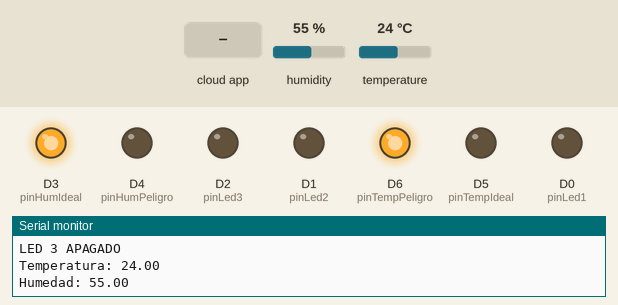
This sketch was run on a simulated ESP8266 (NodeMCU). Shown: output pins drawn as LEDs (lit = HIGH), the last lines printed to the serial monitor. The inputs (shaded band) are chosen by the test bench; at power-on: humidity 55 %, temperature 24 °C. WiFi joins after 1.5 s; servers stay silent unless stated; the Firebase database answers and starts empty.

Above: at 2.7 s.
2.8 s: the phone or cloud app sets led1 to 1
At 8.2 s:
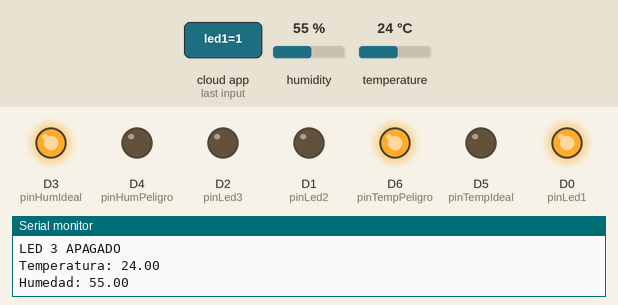
9.2 s: humidity set to 41 %
14.8 s: humidity set to 38 %
At 20.6 s:
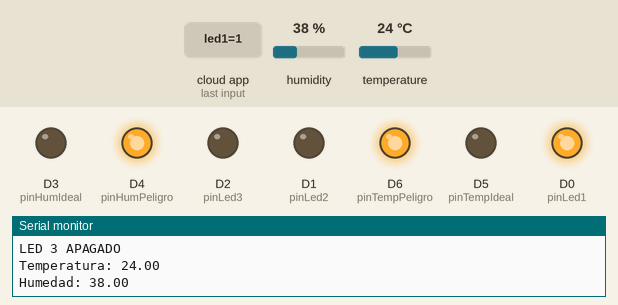
20.9 s: the phone or cloud app sets led2 to 1
At 25.9 s:
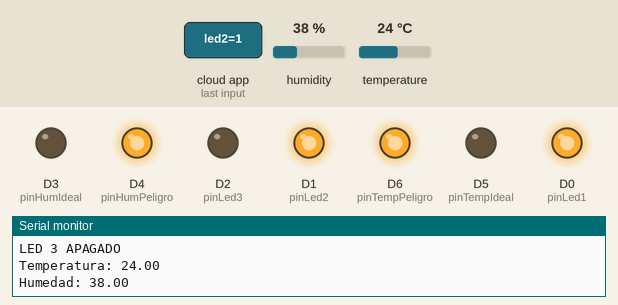
26.5 s: the phone or cloud app sets led3 to 1
At 31.7 s:
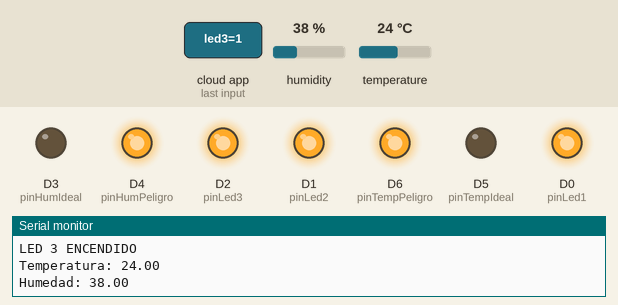
32.3 s: temperature set to 22 °C
At 37.6 s:
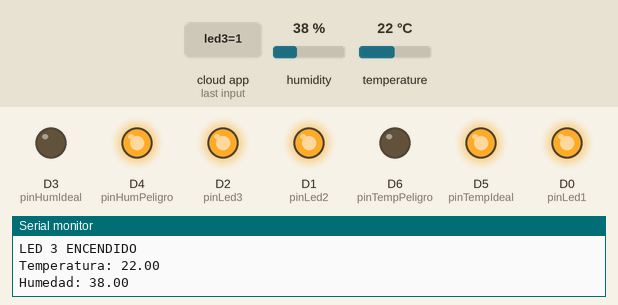
Timing chart, 0 to 39.1 s (numbered marks = the images above; inputs shaded):
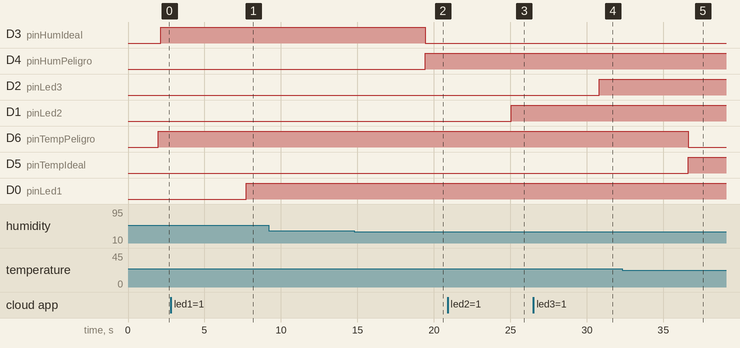

Measured:
- the behaviour switches between 40 and 39 % on humidity (found by bisection; images 1 and 2)
- the behaviour switches between 24 and 23 °C on temperature (found by bisection; images 4 and 5)
- after the input at 2.8 s, D0 (pinLed1): LOW → HIGH after 4.9 s
- after the input at 14.8 s, D3 (pinHumIdeal): HIGH → LOW after 4.6 s; D4 (pinHumPeligro): LOW → HIGH after 4.6 s
- after the input at 20.9 s, D1 (pinLed2): LOW → HIGH after 4.2 s
- after the input at 26.5 s, D2 (pinLed3): LOW → HIGH after 4.3 s
- after the input at 32.3 s, D6 (pinTempPeligro): HIGH → LOW after 4.3 s; D5 (pinTempIdeal): LOW → HIGH after 4.3 s

The sketch:

codigo_fuente_poryecto_arduino.ino
```cpp
/*******
 * EJERCICIO ARDUINO FIIREBASE
 */

#include <ESP8266WiFi.h>
#include <FirebaseArduino.h>

// Set these to run example.
#define FIREBASE_HOST "iottecsupjh.firebaseio.com"
#define FIREBASE_AUTH "kZc8dKxPu2o3ZfDX0hxnE0QxXdukT0HkPuZLQ0Mk"
#define WIFI_SSID "MOVISTAR_D920"
#define WIFI_PASSWORD "Egsa2QpsYgdxjmL4j62j"


// LIbrerias para el sensor de temperatura y humedad
#include "DHT.h"
#define DHTTYPE DHT11
//declaramos el pin digital del sensor
int pinSensor = D7;

//inicializamos el sensor DHT11
DHT dht(pinSensor, DHTTYPE);


//Declarando los pines de los led
int pinLed1 = D0;
int pinLed2 = D1;
int pinLed3 = D2;

//Declaramos los pines de los led de estado de temperatura
int pinTempIdeal = D5;
int pinTempPeligro = D6;

//Declaramos los pines de los led de estado de temperatura
int pinHumIdeal = D3;
int pinHumPeligro = D4;

void setup() {
  //DECLARANDO EL MODO DE LOS PINES EN EL SETUP
  pinMode(pinLed1, OUTPUT);
  pinMode(pinLed2, OUTPUT);
  pinMode(pinLed3, OUTPUT);

  pinMode(pinTempIdeal, OUTPUT);
  pinMode(pinHumIdeal, OUTPUT);

  pinMode(pinTempPeligro, OUTPUT);
  pinMode(pinHumPeligro, OUTPUT);

  Serial.begin(9600);

   //comenzamos el sensor DHT
  dht.begin();


  // connect to wifi.
  WiFi.begin(WIFI_SSID, WIFI_PASSWORD);
  Serial.print("connecting");
  while (WiFi.status() != WL_CONNECTED) {
    Serial.print(".");
    delay(500);
  }
  Serial.println();
  Serial.print("connected: ");
  Serial.println(WiFi.localIP());

  Firebase.begin(FIREBASE_HOST, FIREBASE_AUTH);
}

void loop() {

  //Lectura  simple
  String led1 = Firebase.getString("led/led1");
  String led2 = Firebase.getString("led/led2");
  String led3 = Firebase.getString("led/led3");
  Serial.println(led1);
  Serial.println(led2);
  Serial.println(led3);

 if(led1.equals("1")){
    Serial.println("LED 1 ENCENDIDO");
    digitalWrite(pinLed1, HIGH);
  }else{
    Serial.println("LED 1 APAGADO");
    digitalWrite(pinLed1, LOW);
  }
  if(led2.equals("1")){
    Serial.println("LED 2 ENCENDIDO");
    digitalWrite(pinLed2, HIGH);
  }else{
    Serial.println("LED 2 APAGADO");
    digitalWrite(pinLed2, LOW);
  }
  if(led3.equals("1")){
    Serial.println("LED 3 ENCENDIDO");
    digitalWrite(pinLed3, HIGH);
  }else{
    Serial.println("LED 3 APAGADO");
    digitalWrite(pinLed3, LOW);
  }

  // Esribir en modo simple
  float temp = readTemperatura();

  if (temp < 18 || temp > 23){
    digitalWrite(pinTempIdeal, LOW);
    digitalWrite(pinTempPeligro, HIGH);
  }else {
    digitalWrite(pinTempPeligro, LOW);
    digitalWrite(pinTempIdeal, HIGH);
  }

  if (isnan(temp)){
      Serial.println("Error obteniendo los datos del sensor de temperatura");
      return;
    }

  Serial.print("Temperatura: ");
  Serial.println(temp);
  Firebase.setFloat("temp", temp);
  // handle error
  if (Firebase.failed()) {
      Serial.print("Error de actualización:");
      Serial.println(Firebase.error());
      return;
  }
  float hum = readHumedad();

  if (hum < 40 || hum > 55){
    digitalWrite(pinHumIdeal, LOW);
    digitalWrite(pinHumPeligro, HIGH);
  }else {
    digitalWrite(pinHumPeligro, LOW);
    digitalWrite(pinHumIdeal, HIGH);
  }

  if (isnan(hum)){
      Serial.println("Error obteniendo los datos del sensor de humedad");
      return;
    }

  Serial.print("Humedad: ");
  Serial.println(hum);
  Firebase.setFloat("hum", hum);
  // handle error
  if (Firebase.failed()) {
      Serial.print("Error de actualización:");
      Serial.println(Firebase.error());
      return;
  }
  delay(5000);
}
float readTemperatura()
{
    float t = dht.readTemperature();
    return t;

}

float readHumedad()
{
    float h = dht.readHumidity();
    return h;
}
```
